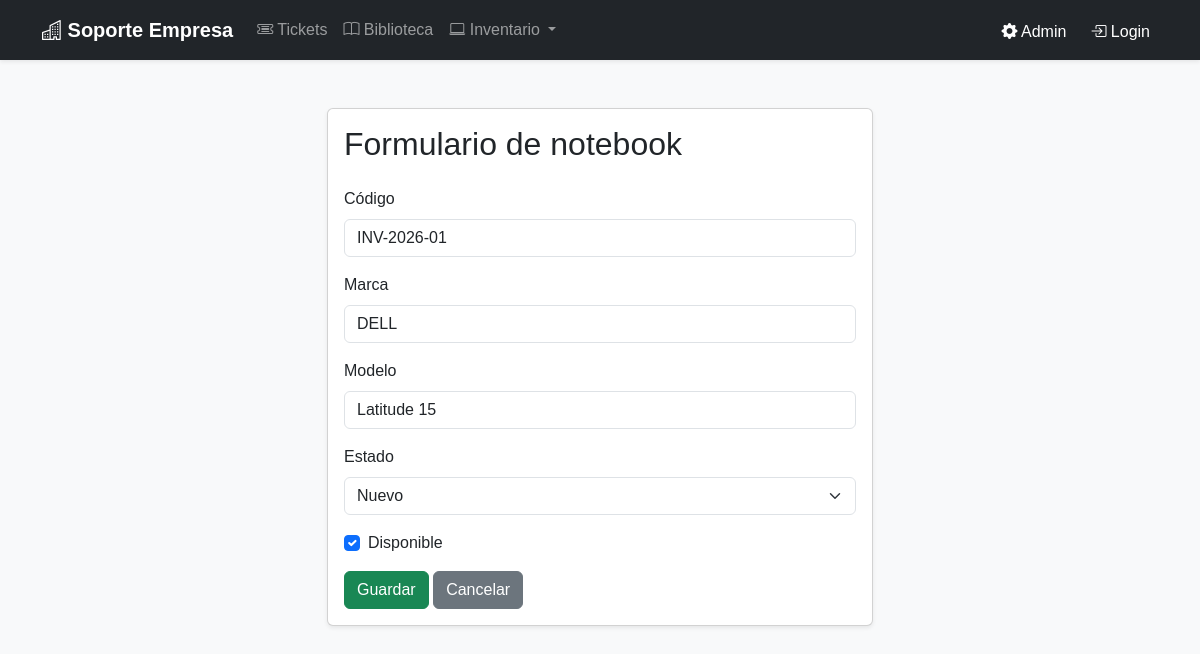
The page /inventario/editar/1/ on the database its author committed.
### inventario/models.py (models this page shows, shortened)
class Notebook(models.Model):
    ESTADOS = [
        ('nuevo', 'Nuevo'),
        ('usado', 'Usado'),
        ('mantencion', 'En mantención'),
    ]
    codigo = models.CharField(max_length=20, unique=True)
    marca = models.CharField(max_length=50)
    modelo = models.CharField(max_length=50)
    estado = models.CharField(max_length=20, choices=ESTADOS)
    disponible = models.BooleanField(default=True)
    fecha_registro = models.DateTimeField(auto_now_add=True)
    class Meta:
        permissions = [
            ('puede_ver_reporte_interno', 'Puede ver reporte interno'),
        ]

### inventario/views.py (the view, shortened to what this page needs)
# urls.py: path('editar/<int:pk>/', NotebookUpdateView.as_view(), name='notebook_update'),
class NotebookUpdateView(UpdateView):
    model = Notebook
    form_class = NotebookForm
    template_name = 'notebook_form.html'
    success_url = reverse_lazy('notebook_list')

### inventario/forms.py
class NotebookForm(forms.ModelForm):
    class Meta:
        model = Notebook
        fields = ['codigo', 'marca', 'modelo', 'estado', 'disponible']
        widgets = {
            'codigo': forms.TextInput(attrs={'class': 'form-control'}),
            'marca': forms.TextInput(attrs={'class': 'form-control'}),
            'modelo': forms.TextInput(attrs={'class': 'form-control'}),
            'estado': forms.Select(attrs={'class': 'form-select'}),
            'disponible': forms.CheckboxInput(attrs={'class': 'form-check-input'}),
        }

### inventario/templates/notebook_form.html (shortened to what this page needs)
{% extends 'base.html' %}
{% block content %}
<div class='row justify-content-center'>
    <div class='col-md-8 col-lg-6'>
        <div class='card shadow-sm'>
            <div class='card-body'>
                <h2 class='card-title mb-4'>Formulario de notebook</h2>
                <form method='post'>
                    <div class='mb-3'>
                        <label for='{{ form.codigo.id_for_label }}' class='form-label'>Código</label>
                        {{ form.codigo }}
                    </div>
                    <div class='mb-3'>
                        <label for='{{ form.marca.id_for_label }}' class='form-label'>Marca</label>
                        {{ form.marca }}
                    </div>
                    <div class='mb-3'>
                        <label for='{{ form.modelo.id_for_label }}' class='form-label'>Modelo</label>
                        {{ form.modelo }}
                    </div>
                    <div class='mb-3'>
                        <label for='{{ form.estado.id_for_label }}' class='form-label'>Estado</label>
                        {{ form.estado }}
                    </div>
                    <div class='form-check mb-3'>
                        {{ form.disponible }}
                        <label for='{{ form.disponible.id_for_label }}' class='form-check-label'>
                            Disponible
                        </label>
                    </div>
                    <button type='submit' class='btn btn-success'>Guardar</button>
                    <a href='{% url "notebook_list" %}' class='btn btn-secondary'>Cancelar</a>
                </form>
            </div>
        </div>
    </div>
</div>
{% endblock %}

### static/css/styles.css (style rules this page uses)
body { font-family: Arial, sans-serif; }

### rows shown on the page
Notebook: codigo "INV-2026-01", marca "DELL", modelo "Latitude 15", estado "Nuevo", disponible "☑"
